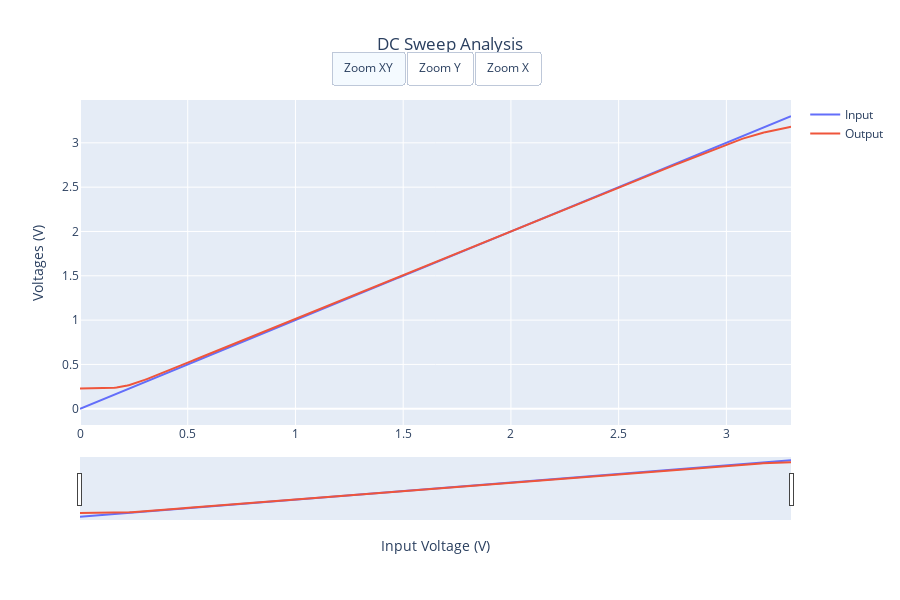

This figure's notebook cell:
### Code cell
spice_file = "/foss/designs/simulations/tb_ota_5t/test_dc/results.raw"

data = wv.load_spice(spice_file)

print(f"Total signals: {len(data.signals)}")
for signal in data.signals:
    print(f"  - {signal}")


# Now proceed with plotting using YAML configuration
custom_config = wv.config_from_yaml("""
title: "DC Sweep Analysis"

X:
  signal_key: "v(v-sweep)"
  label: "Input Voltage (V)"

Y:
  - label: "Voltages (V)"
    signals:
      Input: "v(in)"
      Output: "v(out)"

plot_height: 600
show_zoom_buttons: true
show_rangeslider: true
""")

fig1 = wv.plot(spice_file, custom_config, show=True)

### Figure 1 — Plotly figure (JSON) as saved in the notebook; plotly's stock layout.template omitted (floating-point values rounded to 4 significant figures; data arrays with more than 128 entries replaced by an {"elided": "..."} marker saying what was removed)
{"data": [{"name": "Input", "type": "scatter", "x": {"elided": "331 float values"}, "y": {"elided": "331 float values"}, "yaxis": "y"}, {"name": "Output", "type": "scatter", "x": {"elided": "331 float values"}, "y": {"elided": "331 float values"}, "yaxis": "y"}], "layout": {"dragmode": "zoom", "height": 600, "title": {"text": "DC Sweep Analysis", "x": 0.5, "xanchor": "center"}, "updatemenus": [{"buttons": [{"args": [{"dragmode": "zoom", "xaxis.fixedrange": false, "yaxis.fixedrange": false}], "label": "Zoom XY", "method": "relayout"}, {"args": [{"dragmode": "zoom", "xaxis.fixedrange": true, "yaxis.fixedrange": false}], "label": "Zoom Y", "method": "relayout"}, {"args": [{"dragmode": "zoom", "xaxis.fixedrange": false, "yaxis.fixedrange": true}], "label": "Zoom X", "method": "relayout"}], "direction": "right", "showactive": true, "type": "buttons", "x": 0.5, "xanchor": "center", "y": 1.15, "yanchor": "top"}], "xaxis": {"domain": [0, 1], "rangeslider": {"visible": true}, "title": {"text": "Input Voltage (V)"}}, "yaxis": {"anchor": "x", "domain": [0, 1], "title": {"text": "Voltages (V)"}}}}
